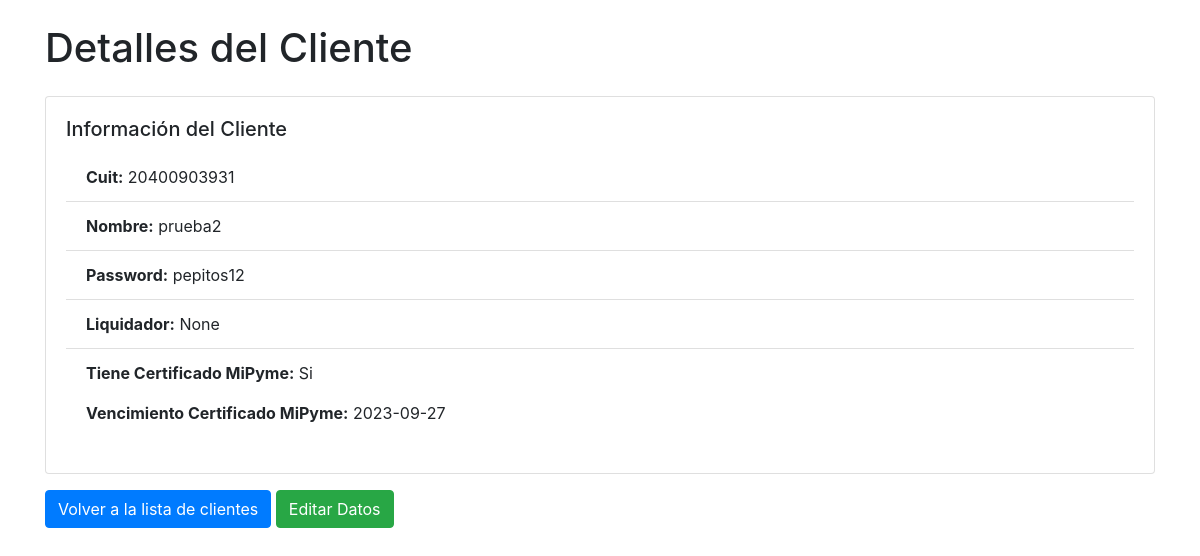
Page /cliente/20400903931 on the committed database.
### tables this page shows
CREATE TABLE clientes (
                        cuit TEXT PRIMARY KEY,
                        password TEXT,
                        nombre TEXT
                      , liquidador TEXT, tiene_certificado BOOLEAN, vencimiento_certificado DATE);

### app.py (the view)
@app.route('/cliente/<int:cuit>')
def ver_cliente(cuit):
    conn = sqlite3.connect('test.db')
    cursor = conn.cursor()
    if request.method == 'POST':
        tiene_certificado = request.form.get('tiene_certificado')
        cursor.execute("UPDATE clientes SET tiene_certificado = ? WHERE cuit = ?",
                       (tiene_certificado, cuit))
        conn.commit()
    cursor.execute("SELECT * FROM clientes WHERE cuit=?", (cuit,))
    cliente = cursor.fetchone()
    conn.close()
    return render_template('cliente.html',
                           cliente=cliente)

### templates/cliente.html (shortened to what this page needs)
<!DOCTYPE html>
<html>
<head>
    <link rel="stylesheet" href="https://maxcdn.bootstrapcdn.com/bootstrap/4.5.2/css/bootstrap.min.css">
</head>
<body>
    <div class="container mt-4">
        <h1 class="mb-4">Detalles del Cliente</h1>
        {% if cliente %}
        <div class="card">
            <div class="card-body">
                <h5 class="card-title">Información del Cliente</h5>
                <ul class="list-group list-group-flush">
                    <li class="list-group-item"><strong>Cuit:</strong> {{ cliente[0] }}</li>
                    <li class="list-group-item"><strong>Nombre:</strong> {{ cliente[2] }}</li>
                    <li class="list-group-item"><strong>Password:</strong> {{ cliente[1] }}</li>
                    <li class="list-group-item"><strong>Liquidador:</strong>
                        {% if cliente[3] %}
                            {{ cliente[3] }}
                        {% else %}
                            No tiene asignado todavía
                        {% endif %}
                    </li>
                    <li class="list-group-item">
                        {% if cliente[4] == 1 %}
                            <p><strong>Tiene Certificado MiPyme:</strong> Si</p>
                            <p><strong>Vencimiento Certificado MiPyme:</strong> {{ cliente[5] }}</p>
                        {% else %}
                            <p><strong>Tiene Certificado MiPyme:</strong> No</p>
                        {% endif %}
                    </li>
                </ul>
            </div>
        </div>
        {% endif %}
        <form method="GET" action="{{ url_for('editar_cliente', cuit=cliente[0]) }}">
            <a href="/" class="btn btn-primary mt-3">Volver a la lista de clientes</a>
            <button type="submit" class="btn btn-success mt-3">Editar Datos</button>
        </form>
    </div>
</body>
</html>

### rows in the picture
clientes: cuit "20400903931", nombre "prueba2", password "pepitos12", liquidador "None", vencimiento_certificado "2023-09-27"
